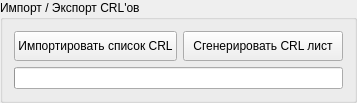
                   <widget class="QGroupBox" name="groupBox_14">
                    <property name="title">
                     <string>Импорт / Экспорт CRL'ов</string>
                    </property>
                    <layout class="QVBoxLayout" name="verticalLayout_85">
                     <item>
                      <layout class="QVBoxLayout" name="verticalLayout_82">
                       <item alignment="Qt::AlignBottom">
                        <widget class="QFrame" name="frame_22">
                         <property name="frameShape">
                          <enum>QFrame::NoFrame</enum>
                         </property>
                         <property name="frameShadow">
                          <enum>QFrame::Raised</enum>
                         </property>
                         <layout class="QVBoxLayout" name="verticalLayout_92">
                          <property name="leftMargin">
                           <number>0</number>
                          </property>
                          <property name="topMargin">
                           <number>0</number>
                          </property>
                          <property name="rightMargin">
                           <number>0</number>
                          </property>
                          <property name="bottomMargin">
                           <number>0</number>
                          </property>
                          <item>
                           <layout class="QHBoxLayout" name="horizontalLayout_72">
                            <item>
                             <widget class="QPushButton" name="pushButton_6">
                              <property name="minimumSize">
                               <size>
                                <width>160</width>
                                <height>30</height>
                               </size>
                              </property>
                              <property name="text">
                               <string>Импортировать список CRL</string>
                              </property>
                             </widget>
                            </item>
                            <item>
                             <widget class="QPushButton" name="pushButton_13">
                              <property name="minimumSize">
                               <size>
                                <width>160</width>
                                <height>30</height>
                               </size>
                              </property>
                              <property name="maximumSize">
                               <size>
                                <width>16777215</width>
                                <height>16777215</height>
                               </size>
                              </property>
                              <property name="text">
                               <string>Сгенерировать CRL лист</string>
                              </property>
                             </widget>
                            </item>
                           </layout>
                          </item>
                         </layout>
                        </widget>
                       </item>
                       <item>
                        <widget class="QProgressBar" name="progressBar_3">
                         <property name="sizePolicy">
                          <sizepolicy hsizetype="Minimum" vsizetype="Fixed">
                           <horstretch>0</horstretch>
                           <verstretch>0</verstretch>
                          </sizepolicy>
                         </property>
                         <property name="alignment">
                          <set>Qt::AlignCenter</set>
                         </property>
                        </widget>
                       </item>
                      </layout>
                     </item>
                    </layout>
                   </widget>
